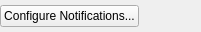
<?xml version="1.0" encoding="UTF-8"?>
<ui version="4.0">
 <class>SystemNotifyPreferences</class>
 <widget class="QWidget" name="SystemNotifyPreferences">
  <property name="geometry">
   <rect>
    <x>0</x>
    <y>0</y>
    <width>201</width>
    <height>32</height>
   </rect>
  </property>
  <property name="sizePolicy">
   <sizepolicy hsizetype="Preferred" vsizetype="Fixed">
    <horstretch>0</horstretch>
    <verstretch>0</verstretch>
   </sizepolicy>
  </property>
  <layout class="QVBoxLayout" name="verticalLayout">
   <property name="margin">
    <number>0</number>
   </property>
   <item>
    <widget class="QPushButton" name="configureButton">
     <property name="sizePolicy">
      <sizepolicy hsizetype="Fixed" vsizetype="Fixed">
       <horstretch>0</horstretch>
       <verstretch>0</verstretch>
      </sizepolicy>
     </property>
     <property name="text">
      <string>Configure Notifications...</string>
     </property>
    </widget>
   </item>
  </layout>
 </widget>
 <resources/>
 <connections/>
</ui>
